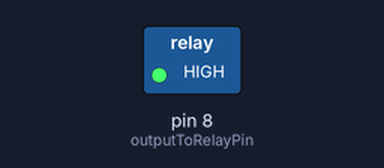
A sketch run on a simulated Arduino Uno, built with avr-gcc and run on an emulated ATmega328P. Shown: switched loads named in the sketch (green lamp = pin HIGH).

Above: at 0.1 s.
Timing chart, 0 to 1.6 s (numbered marks = the images above):
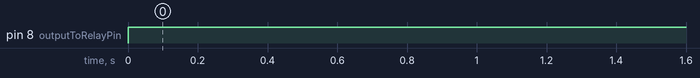

Measured:
- by itself, pin 8 (outputToRelayPin): LOW → HIGH at 0.00 s

The sketch:

basicRelayActivation.ino
```cpp
// Libraries
#include <Wire.h>

int outputToRelayPin = 8;

void setup() {
  // Setting the pin to output mode
  pinMode(outputToRelayPin, OUTPUT);
}

uint8_t i=0;
void loop() {
  // Oscillating the output pin
  digitalWrite(outputToRelayPin, HIGH);
}
```
